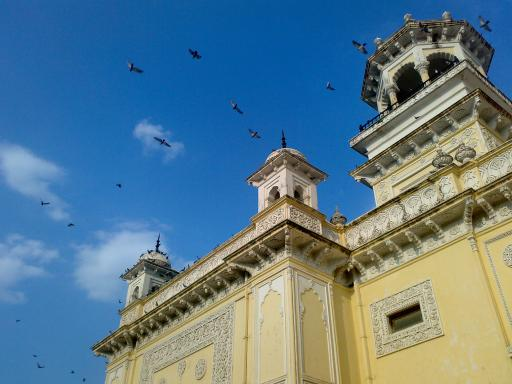
//> input picture Chapter4/home.jpg, 512 x 384 px
$ ./4.4   (built with g++ and OpenCV 4)
//> lines starting //> are read from the running program, lines starting //| are printed output that depends on the picture
### Chapter4/4.2.h
#ifndef _4_2_H
#define _4_2_H
#include<iostream>
#include<opencv2/core/core.hpp>
#include<opencv2/highgui/highgui.hpp>

class Histogram1D
{
private:
	int histSize[1];//项的数量
	float hranges[2];//像素的最大值和最小值
	const float* ranges[1];
	int channels[1];//仅使用一个通道

public:
	Histogram1D();
	cv::MatND getHistogram(const cv::Mat& image);//计算1D直方图
	cv::Mat getHistogramImage(const cv::Mat& image);//4.2
	cv::Mat applyLookUp(const cv::Mat& image, const cv::Mat& lookup);//4.3
	cv::Mat stretch(const cv::Mat& image, int minvalue = 0);//4.3
	cv::Mat equalize(const cv::Mat& image);
};

#endif // !_4_2_H

### Chapter4/4.2-Implement.cpp
#include"4.2.h"
#include <opencv2/imgproc/imgproc.hpp>

using namespace::std;
using namespace::cv;
/*******Class Histogram1D*******/
/*Public part:*/
Histogram1D::Histogram1D()
{
	histSize[0] = 256;
	hranges[0] = 0.0;
	hranges[1] = 255.0;
	ranges[0] = hranges;
	channels[0] = 0;

}
MatND Histogram1D::getHistogram(const Mat& image)
{
	MatND hist;

	calcHist(&image, 1, channels, Mat(), hist, 1, histSize, ranges);
	return hist;
}
// [66 lines left out: functions getHistogramImage, applyLookUp, stretch, equalize, not called in this run]

### Chapter4/4.4.cpp
#include"4.2.h"
#include<iostream>
#include<opencv2/core/core.hpp>
#include<opencv2/highgui/highgui.hpp>

using namespace::std;
using namespace::cv;

int main()
{
	Mat imageROI, image(imread("home.jpg"));
//> image is the input picture: 384 rows x 512 cols, CV_8UC3; mean B, G, R 141.2, 123.9, 91.6
	imageROI = image(Rect(105, 238, 28, 28));
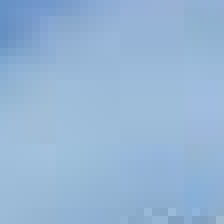
//> imageROI: 28 rows x 28 cols, CV_8UC3 (shown 8 times larger); mean B, G, R 213.6, 181.4, 149.5
	Histogram1D h;
	MatND hist = h.getHistogram(imageROI);
//> in getHistogram, `calcHist(&image, 1, channels, Mat(), hist, 1, histSize, ranges);`: hist = 256 values, max 101 at index 217, min 0 at index 0, mean 3.06

	namedWindow("image");
	namedWindow("ROI");


	imshow("ROI", imageROI);
	imshow("image", image);
	waitKey(0);


	return 0;
}

$ run again, with Chapter4/baboon.jpg copied over Chapter4/home.jpg
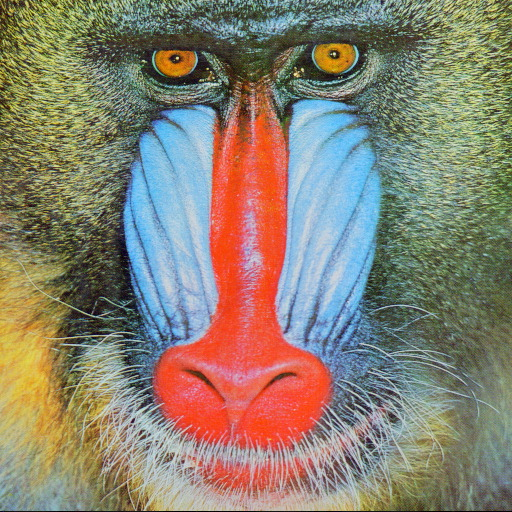
//> input picture Chapter4/baboon.jpg, 512 x 512 px
//> image is the input picture: 512 rows x 512 cols, CV_8UC3; mean B, G, R 112.9, 129.1, 137.1
//> `imageROI = image(Rect(105, 238, 28, 28));`:
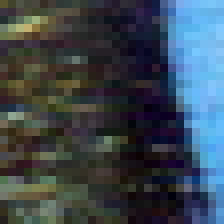
//> imageROI: 28 rows x 28 cols, CV_8UC3 (shown 8 times larger); mean B, G, R 81, 71.3, 59.1
//> in getHistogram, `calcHist(&image, 1, channels, Mat(), hist, 1, histSize, ranges);`: hist = 256 values, max 23 at index 44, min 0 at index 0, mean 3.05

$ run again, with Chapter4/building.jpg copied over Chapter4/home.jpg
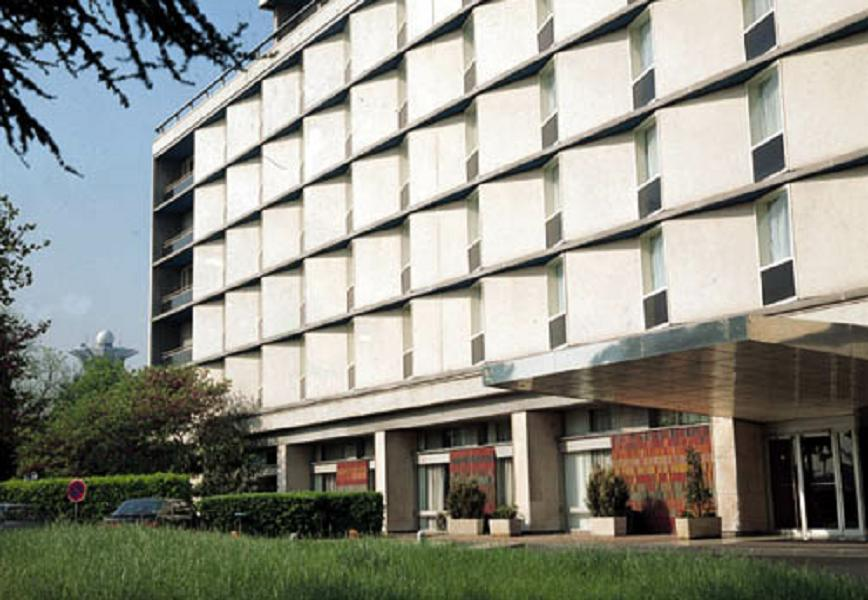
//> input picture Chapter4/building.jpg, 868 x 600 px
//> image is the input picture: 600 rows x 868 cols, CV_8UC3; mean B, G, R 133.7, 143.6, 142.9
//> `imageROI = image(Rect(105, 238, 28, 28));`:
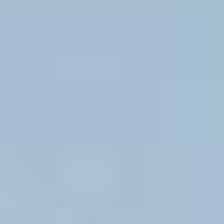
//> imageROI: 28 rows x 28 cols, CV_8UC3 (shown 8 times larger); mean B, G, R 209.9, 190.8, 168
//> in getHistogram, `calcHist(&image, 1, channels, Mat(), hist, 1, histSize, ranges);`: hist = 256 values, max 227 at index 210, min 0 at index 0, mean 3.06
